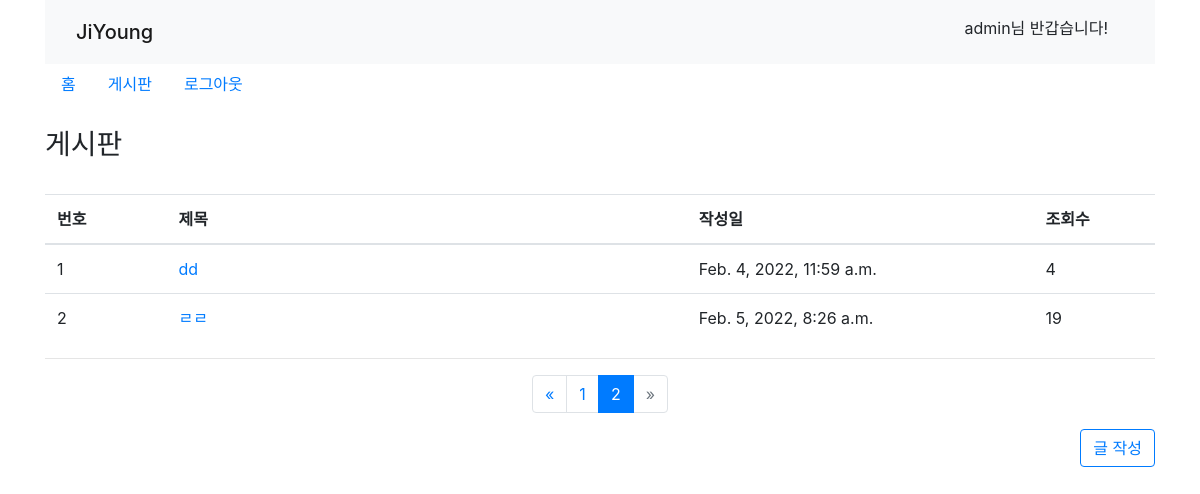
The app's page /crud/?&page=2 (signed in), older data.
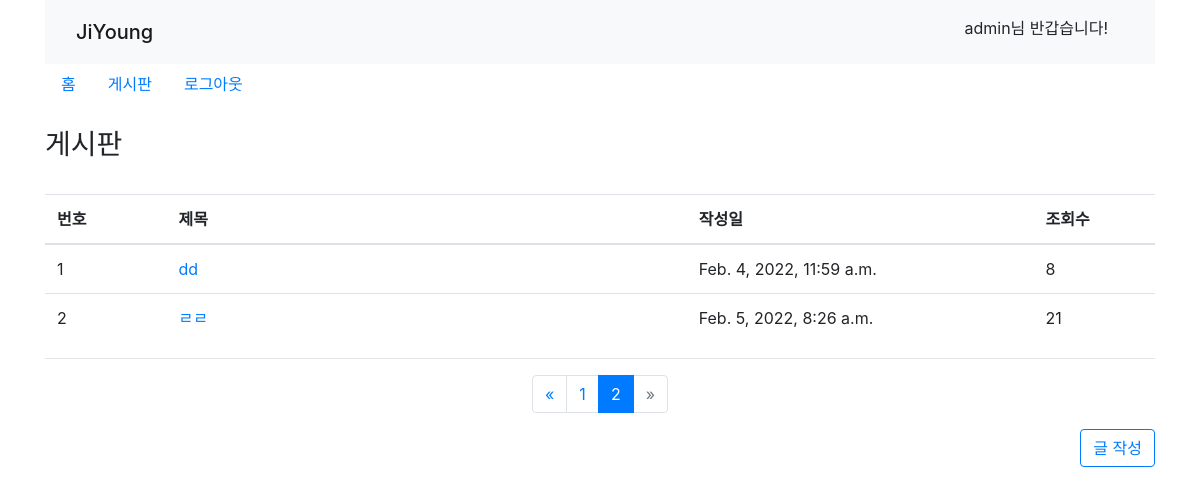
The same page, newer data.
### crud/models.py (models this page shows)
class Post(models.Model):
   post_title = models.CharField(max_length=100)
   post_content = models.TextField()
   post_views = models.IntegerField(default=0)
   created_at = models.DateTimeField(auto_now_add=True)
   updated_at = models.DateTimeField(auto_now=True)
   """
   1. models.py에서 모델 변경사항을 적용한다
   2. python manage.py makemigrations 명령어를 실행하여
      변경사항에 대한 migration을 만든다
   3. python manage.py migrate 명령어를 실행하여
      변경사항을 데이터베이스에 적용한다
   """

### crud/views.py (the view)
# urls.py: path('', views.index, name='index'),
@login_required
def index(request):
    post_list = Post.objects.all()
    paginator = Paginator(post_list, 10)
    page = request.GET.get('page')
    posts = paginator.get_page(page)
    context = {'post_list' : post_list, 'posts':posts}
    return render(request, 'crud/index.html', context)

### crud/templates/crud/index.html (shortened to what this page needs)
<!doctype html>
<html>
    <head>
        {% extends "base.html" %}
        {% block content %}
        <h3>게시판</h3><br>
        <table class="table table-hover">
            <thead>
                <tr>
                    <th width="70">번호</th>
                    <th width="300">제목</th>
                    <th width="200">작성일</th>
                    <th width="70">조회수</th>
                </tr>
            </thead>
            <tbody>
                {% for p in posts %}
                <tr>
                    <td >{{ forloop.counter }}</td>
                    <td><a href="{% url 'crud:detail' p.id %}"> {{ p.post_title }} </a></td>
                    <td>{{ p.created_at }}</td>
                    <td>{{ p.post_views }}</td>
                </tr>
                {% endfor %}
            </tbody>
        </table>
        <hr>
        <div class="text-center">
            <ul class="pagination justify-content-center">
                {% if posts.has_previous %}
                <li class="page-item">
                    <a class="page-link" href="?&page={{ posts.previous_page_number }}" aria-label="Previous">
                        <span aria-hidden="true">&laquo;</span>
                    </a>
                </li>
                {% endif %}
                {% for page_number in posts.paginator.page_range %}
                {% if page_number == posts.number %}
                <li class="page-item active" aria-current="page">
                    <a class="page-link" href="?&page={{ page_number }}">{{ page_number }}</a>
                </li>
                {% else %}
                <li class="page-item">
                    <a class="page-link" href="?&page={{ page_number }}">{{ page_number }}</a>
                </li>
                {% endif %}
                {% endfor %}
                {% if posts.has_next %}
                <li class="page-item">
                    <a class="page-link" href="?&page={{ posts.next_page_number }}" aria-label="Next">
                        <span aria-hidden="true">&raquo;</span>
                        <span class="sr-only">Next</span>
                    </a>
                </li>
                {% else %}
                <li class="page-item disabled">
                    <a class="page-link" tabindex="-1" aria-disabled="true" href="#" aria-label="Next">
                        <span aria-hidden="true">&raquo;</span>
                    </a>
                </li>
                {% endif %}
            </ul>
        </div>
        <div class="float-right">
            <a href={% url 'crud:write' %}><input class="btn btn-outline-primary" type="button" value="글 작성"></a>
        </div>
        {% endblock content %}

Row changes from the older to the newer data that the page shows:
changed Post "dd": post_views "4" → "8"
changed Post "ㄹㄹ": post_views "19" → "21"
